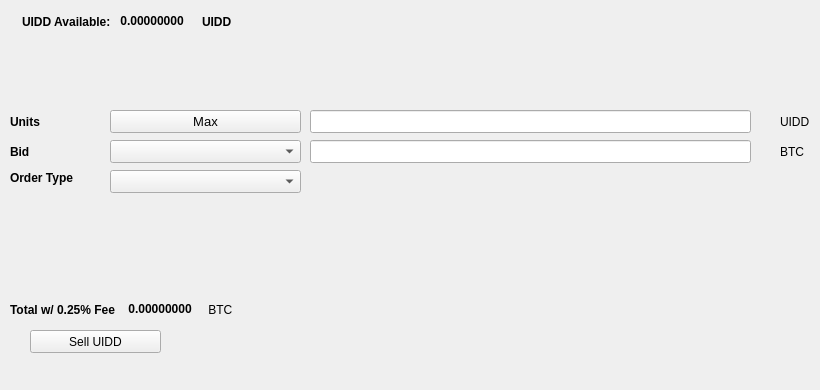
   <widget class="QWidget" name="SellTab">
    <attribute name="title">
     <string>Sell</string>
    </attribute>
    <widget class="QLabel" name="label_16">
     <property name="geometry">
      <rect>
       <x>780</x>
       <y>140</y>
       <width>31</width>
       <height>23</height>
      </rect>
     </property>
     <property name="text">
      <string>BTC</string>
     </property>
    </widget>
    <widget class="QComboBox" name="SellBidcomboBox">
     <property name="geometry">
      <rect>
       <x>110</x>
       <y>140</y>
       <width>191</width>
       <height>23</height>
      </rect>
     </property>
     <property name="font">
      <font>
       <pointsize>10</pointsize>
      </font>
     </property>
    </widget>
    <widget class="QLabel" name="label_18">
     <property name="geometry">
      <rect>
       <x>10</x>
       <y>110</y>
       <width>46</width>
       <height>23</height>
      </rect>
     </property>
     <property name="font">
      <font>
       <weight>75</weight>
       <bold>true</bold>
      </font>
     </property>
     <property name="text">
      <string>Units</string>
     </property>
    </widget>
    <widget class="QPushButton" name="Sell_Max_Amount">
     <property name="geometry">
      <rect>
       <x>110</x>
       <y>110</y>
       <width>191</width>
       <height>23</height>
      </rect>
     </property>
     <property name="font">
      <font>
       <pointsize>10</pointsize>
      </font>
     </property>
     <property name="text">
      <string>Max</string>
     </property>
    </widget>
    <widget class="QLabel" name="label_20">
     <property name="geometry">
      <rect>
       <x>10</x>
       <y>170</y>
       <width>91</width>
       <height>16</height>
      </rect>
     </property>
     <property name="font">
      <font>
       <weight>75</weight>
       <bold>true</bold>
      </font>
     </property>
     <property name="text">
      <string>Order Type</string>
     </property>
    </widget>
    <widget class="QComboBox" name="SellOrdertypeCombo">
     <property name="geometry">
      <rect>
       <x>110</x>
       <y>170</y>
       <width>191</width>
       <height>23</height>
      </rect>
     </property>
     <property name="font">
      <font>
       <pointsize>10</pointsize>
      </font>
     </property>
    </widget>
    <widget class="QLabel" name="label_21">
     <property name="geometry">
      <rect>
       <x>10</x>
       <y>140</y>
       <width>46</width>
       <height>23</height>
      </rect>
     </property>
     <property name="font">
      <font>
       <weight>75</weight>
       <bold>true</bold>
      </font>
     </property>
     <property name="text">
      <string>Bid</string>
     </property>
    </widget>
    <widget class="QLabel" name="label_22">
     <property name="geometry">
      <rect>
       <x>780</x>
       <y>110</y>
       <width>31</width>
       <height>23</height>
      </rect>
     </property>
     <property name="text">
      <string>UIDD</string>
     </property>
    </widget>
    <widget class="QLineEdit" name="UnitsInputUIDD">
     <property name="geometry">
      <rect>
       <x>310</x>
       <y>110</y>
       <width>441</width>
       <height>23</height>
      </rect>
     </property>
     <property name="font">
      <font>
       <pointsize>9</pointsize>
       <weight>75</weight>
       <bold>true</bold>
      </font>
     </property>
    </widget>
    <widget class="QLineEdit" name="SellBidPriceEdit">
     <property name="geometry">
      <rect>
       <x>310</x>
       <y>140</y>
       <width>441</width>
       <height>23</height>
      </rect>
     </property>
     <property name="font">
      <font>
       <pointsize>9</pointsize>
       <weight>75</weight>
       <bold>true</bold>
      </font>
     </property>
    </widget>
    <widget class="QPushButton" name="SellUIDDBTN">
     <property name="geometry">
      <rect>
       <x>30</x>
       <y>330</y>
       <width>131</width>
       <height>23</height>
      </rect>
     </property>
     <property name="text">
      <string>Sell UIDD</string>
     </property>
     <property name="icon">
      <iconset resource="../uidd">
       <normaloff>:/icons/bitcoin</normaloff>:/icons/bitcoin</iconset>
     </property>
    </widget>
    <widget class="QWidget" name="layoutWidget3">
     <property name="geometry">
      <rect>
       <x>22</x>
       <y>12</y>
       <width>258</width>
       <height>19</height>
      </rect>
     </property>
     <layout class="QHBoxLayout" name="horizontalLayout">
      <item>
       <widget class="QLabel" name="label232_2">
        <property name="font">
         <font>
          <weight>75</weight>
          <bold>true</bold>
         </font>
        </property>
        <property name="text">
         <string>UIDD Available:</string>
        </property>
       </widget>
      </item>
      <item>
       <widget class="QLabel" name="UIDDAvailableLabel">
        <property name="palette">
         <palette>
          <active>
           <colorrole role="WindowText">
            <brush brushstyle="SolidPattern">
             <color alpha="255">
              <red>0</red>
              <green>0</green>
              <blue>0</blue>
             </color>
            </brush>
           </colorrole>
           <colorrole role="Button">
            <brush brushstyle="SolidPattern">
             <color alpha="255">
              <red>0</red>
              <green>170</green>
              <blue>0</blue>
             </color>
            </brush>
           </colorrole>
           <colorrole role="Light">
            <brush brushstyle="SolidPattern">
             <color alpha="255">
              <red>0</red>
              <green>255</green>
              <blue>0</blue>
             </color>
            </brush>
           </colorrole>
           <colorrole role="Midlight">
            <brush brushstyle="SolidPattern">
             <color alpha="255">
              <red>0</red>
              <green>212</green>
              <blue>0</blue>
             </color>
            </brush>
           </colorrole>
           <colorrole role="Dark">
            <brush brushstyle="SolidPattern">
             <color alpha="255">
              <red>0</red>
              <green>85</green>
              <blue>0</blue>
             </color>
            </brush>
           </colorrole>
           <colorrole role="Mid">
            <brush brushstyle="SolidPattern">
             <color alpha="255">
              <red>0</red>
              <green>113</green>
              <blue>0</blue>
             </color>
            </brush>
           </colorrole>
           <colorrole role="Text">
            <brush brushstyle="SolidPattern">
             <color alpha="255">
              <red>0</red>
              <green>170</green>
              <blue>0</blue>
             </color>
            </brush>
           </colorrole>
           <colorrole role="BrightText">
            <brush brushstyle="SolidPattern">
             <color alpha="255">
              <red>255</red>
              <green>255</green>
              <blue>255</blue>
             </color>
            </brush>
           </colorrole>
           <colorrole role="ButtonText">
            <brush brushstyle="SolidPattern">
             <color alpha="255">
              <red>0</red>
              <green>0</green>
              <blue>0</blue>
             </color>
            </brush>
           </colorrole>
           <colorrole role="Base">
            <brush brushstyle="SolidPattern">
             <color alpha="255">
              <red>255</red>
              <green>255</green>
              <blue>255</blue>
             </color>
            </brush>
           </colorrole>
           <colorrole role="Window">
            <brush brushstyle="SolidPattern">
             <color alpha="255">
              <red>0</red>
              <green>170</green>
              <blue>0</blue>
             </color>
            </brush>
           </colorrole>
           <colorrole role="Shadow">
            <brush brushstyle="SolidPattern">
             <color alpha="255">
              <red>0</red>
              <green>0</green>
              <blue>0</blue>
             </color>
            </brush>
           </colorrole>
           <colorrole role="AlternateBase">
            <brush brushstyle="SolidPattern">
             <color alpha="255">
              <red>127</red>
              <green>212</green>
              <blue>127</blue>
             </color>
            </brush>
           </colorrole>
           <colorrole role="ToolTipBase">
            <brush brushstyle="SolidPattern">
             <color alpha="255">
              <red>255</red>
              <green>255</green>
              <blue>220</blue>
             </color>
            </brush>
           </colorrole>
           <colorrole role="ToolTipText">
            <brush brushstyle="SolidPattern">
             <color alpha="255">
              <red>0</red>
              <green>0</green>
              <blue>0</blue>
             </color>
            </brush>
           </colorrole>
          </active>
          <inactive>
           <colorrole role="WindowText">
            <brush brushstyle="SolidPattern">
             <color alpha="255">
              <red>0</red>
              <green>0</green>
              <blue>0</blue>
             </color>
            </brush>
           </colorrole>
           <colorrole role="Button">
            <brush brushstyle="SolidPattern">
             <color alpha="255">
              <red>0</red>
              <green>170</green>
              <blue>0</blue>
             </color>
            </brush>
           </colorrole>
           <colorrole role="Light">
            <brush brushstyle="SolidPattern">
             <color alpha="255">
              <red>0</red>
              <green>255</green>
              <blue>0</blue>
             </color>
            </brush>
           </colorrole>
           <colorrole role="Midlight">
            <brush brushstyle="SolidPattern">
             <color alpha="255">
              <red>0</red>
              <green>212</green>
              <blue>0</blue>
             </color>
            </brush>
           </colorrole>
           <colorrole role="Dark">
            <brush brushstyle="SolidPattern">
             <color alpha="255">
              <red>0</red>
              <green>85</green>
              <blue>0</blue>
             </color>
            </brush>
           </colorrole>
           <colorrole role="Mid">
            <brush brushstyle="SolidPattern">
             <color alpha="255">
              <red>0</red>
              <green>113</green>
              <blue>0</blue>
             </color>
            </brush>
           </colorrole>
           <colorrole role="Text">
            <brush brushstyle="SolidPattern">
             <color alpha="255">
              <red>0</red>
              <green>170</green>
              <blue>0</blue>
             </color>
            </brush>
           </colorrole>
           <colorrole role="BrightText">
            <brush brushstyle="SolidPattern">
             <color alpha="255">
              <red>255</red>
              <green>255</green>
              <blue>255</blue>
             </color>
            </brush>
           </colorrole>
           <colorrole role="ButtonText">
            <brush brushstyle="SolidPattern">
             <color alpha="255">
              <red>0</red>
              <green>0</green>
              <blue>0</blue>
             </color>
            </brush>
           </colorrole>
           <colorrole role="Base">
            <brush brushstyle="SolidPattern">
             <color alpha="255">
              <red>255</red>
              <green>255</green>
              <blue>255</blue>
             </color>
            </brush>
           </colorrole>
           <colorrole role="Window">
            <brush brushstyle="SolidPattern">
             <color alpha="255">
              <red>0</red>
              <green>170</green>
              <blue>0</blue>
             </color>
            </brush>
           </colorrole>
           <colorrole role="Shadow">
            <brush brushstyle="SolidPattern">
             <color alpha="255">
              <red>0</red>
              <green>0</green>
              <blue>0</blue>
             </color>
            </brush>
           </colorrole>
           <colorrole role="AlternateBase">
            <brush brushstyle="SolidPattern">
             <color alpha="255">
              <red>127</red>
              <green>212</green>
              <blue>127</blue>
             </color>
            </brush>
           </colorrole>
           <colorrole role="ToolTipBase">
            <brush brushstyle="SolidPattern">
             <color alpha="255">
              <red>255</red>
              <green>255</green>
              <blue>220</blue>
             </color>
            </brush>
           </colorrole>
           <colorrole role="ToolTipText">
            <brush brushstyle="SolidPattern">
             <color alpha="255">
              <red>0</red>
              <green>0</green>
              <blue>0</blue>
             </color>
            </brush>
           </colorrole>
          </inactive>
          <disabled>
           <colorrole role="WindowText">
            <brush brushstyle="SolidPattern">
             <color alpha="255">
              <red>0</red>
              <green>85</green>
              <blue>0</blue>
             </color>
            </brush>
           </colorrole>
           <colorrole role="Button">
            <brush brushstyle="SolidPattern">
             <color alpha="255">
              <red>0</red>
              <green>170</green>
              <blue>0</blue>
             </color>
            </brush>
           </colorrole>
           <colorrole role="Light">
            <brush brushstyle="SolidPattern">
             <color alpha="255">
              <red>0</red>
              <green>255</green>
              <blue>0</blue>
             </color>
            </brush>
           </colorrole>
           <colorrole role="Midlight">
            <brush brushstyle="SolidPattern">
             <color alpha="255">
              <red>0</red>
              <green>212</green>
              <blue>0</blue>
             </color>
            </brush>
           </colorrole>
           <colorrole role="Dark">
            <brush brushstyle="SolidPattern">
             <color alpha="255">
              <red>0</red>
              <green>85</green>
              <blue>0</blue>
             </color>
            </brush>
           </colorrole>
           <colorrole role="Mid">
            <brush brushstyle="SolidPattern">
             <color alpha="255">
              <red>0</red>
              <green>113</green>
              <blue>0</blue>
             </color>
            </brush>
           </colorrole>
           <colorrole role="Text">
            <brush brushstyle="SolidPattern">
             <color alpha="255">
              <red>0</red>
              <green>85</green>
              <blue>0</blue>
             </color>
            </brush>
           </colorrole>
           <colorrole role="BrightText">
            <brush brushstyle="SolidPattern">
             <color alpha="255">
              <red>255</red>
              <green>255</green>
              <blue>255</blue>
             </color>
            </brush>
           </colorrole>
           <colorrole role="ButtonText">
            <brush brushstyle="SolidPattern">
             <color alpha="255">
              <red>0</red>
              <green>85</green>
              <blue>0</blue>
             </color>
            </brush>
           </colorrole>
           <colorrole role="Base">
            <brush brushstyle="SolidPattern">
             <color alpha="255">
              <red>0</red>
              <green>170</green>
              <blue>0</blue>
             </color>
            </brush>
           </colorrole>
           <colorrole role="Window">
            <brush brushstyle="SolidPattern">
             <color alpha="255">
              <red>0</red>
              <green>170</green>
              <blue>0</blue>
             </color>
            </brush>
           </colorrole>
           <colorrole role="Shadow">
            <brush brushstyle="SolidPattern">
             <color alpha="255">
              <red>0</red>
              <green>0</green>
              <blue>0</blue>
             </color>
            </brush>
           </colorrole>
           <colorrole role="AlternateBase">
            <brush brushstyle="SolidPattern">
             <color alpha="255">
              <red>0</red>
              <green>170</green>
              <blue>0</blue>
             </color>
            </brush>
           </colorrole>
           <colorrole role="ToolTipBase">
            <brush brushstyle="SolidPattern">
             <color alpha="255">
              <red>255</red>
              <green>255</green>
              <blue>220</blue>
             </color>
            </brush>
           </colorrole>
           <colorrole role="ToolTipText">
            <brush brushstyle="SolidPattern">
             <color alpha="255">
              <red>0</red>
              <green>0</green>
              <blue>0</blue>
             </color>
            </brush>
           </colorrole>
          </disabled>
         </palette>
        </property>
        <property name="font">
         <font>
          <weight>75</weight>
          <bold>true</bold>
         </font>
        </property>
        <property name="text">
         <string> 0.00000000 </string>
        </property>
        <property name="textInteractionFlags">
         <set>Qt::LinksAccessibleByMouse|Qt::TextSelectableByKeyboard|Qt::TextSelectableByMouse</set>
        </property>
       </widget>
      </item>
      <item>
       <widget class="QLabel" name="labelUIDD">
        <property name="font">
         <font>
          <weight>75</weight>
          <bold>true</bold>
         </font>
        </property>
        <property name="text">
         <string>UIDD</string>
        </property>
       </widget>
      </item>
     </layout>
    </widget>
    <widget class="QWidget" name="layoutWidget">
     <property name="geometry">
      <rect>
       <x>10</x>
       <y>300</y>
       <width>268</width>
       <height>19</height>
      </rect>
     </property>
     <layout class="QHBoxLayout" name="horizontalLayout_2">
      <item>
       <widget class="QLabel" name="label_19">
        <property name="font">
         <font>
          <weight>75</weight>
          <bold>true</bold>
         </font>
        </property>
        <property name="text">
         <string>Total w/ 0.25% Fee </string>
        </property>
       </widget>
      </item>
      <item>
       <widget class="QLabel" name="SellCostLabel">
        <property name="palette">
         <palette>
          <active>
           <colorrole role="WindowText">
            <brush brushstyle="SolidPattern">
             <color alpha="255">
              <red>0</red>
              <green>0</green>
              <blue>0</blue>
             </color>
            </brush>
           </colorrole>
           <colorrole role="Button">
            <brush brushstyle="SolidPattern">
             <color alpha="255">
              <red>0</red>
              <green>170</green>
              <blue>0</blue>
             </color>
            </brush>
           </colorrole>
           <colorrole role="Light">
            <brush brushstyle="SolidPattern">
             <color alpha="255">
              <red>0</red>
              <green>255</green>
              <blue>0</blue>
             </color>
            </brush>
           </colorrole>
           <colorrole role="Midlight">
            <brush brushstyle="SolidPattern">
             <color alpha="255">
              <red>0</red>
              <green>212</green>
              <blue>0</blue>
             </color>
            </brush>
           </colorrole>
           <colorrole role="Dark">
            <brush brushstyle="SolidPattern">
             <color alpha="255">
              <red>0</red>
              <green>85</green>
              <blue>0</blue>
             </color>
            </brush>
           </colorrole>
           <colorrole role="Mid">
            <brush brushstyle="SolidPattern">
             <color alpha="255">
              <red>0</red>
              <green>113</green>
              <blue>0</blue>
             </color>
            </brush>
           </colorrole>
           <colorrole role="Text">
            <brush brushstyle="SolidPattern">
             <color alpha="255">
              <red>0</red>
              <green>170</green>
              <blue>0</blue>
             </color>
            </brush>
           </colorrole>
           <colorrole role="BrightText">
            <brush brushstyle="SolidPattern">
             <color alpha="255">
              <red>255</red>
              <green>255</green>
              <blue>255</blue>
             </color>
            </brush>
           </colorrole>
           <colorrole role="ButtonText">
            <brush brushstyle="SolidPattern">
             <color alpha="255">
              <red>0</red>
              <green>0</green>
              <blue>0</blue>
             </color>
            </brush>
           </colorrole>
           <colorrole role="Base">
            <brush brushstyle="SolidPattern">
             <color alpha="255">
              <red>255</red>
              <green>255</green>
              <blue>255</blue>
             </color>
            </brush>
           </colorrole>
           <colorrole role="Window">
            <brush brushstyle="SolidPattern">
             <color alpha="255">
              <red>0</red>
              <green>170</green>
              <blue>0</blue>
             </color>
            </brush>
           </colorrole>
           <colorrole role="Shadow">
            <brush brushstyle="SolidPattern">
             <color alpha="255">
              <red>0</red>
              <green>0</green>
              <blue>0</blue>
             </color>
            </brush>
           </colorrole>
           <colorrole role="AlternateBase">
            <brush brushstyle="SolidPattern">
             <color alpha="255">
              <red>127</red>
              <green>212</green>
              <blue>127</blue>
             </color>
            </brush>
           </colorrole>
           <colorrole role="ToolTipBase">
            <brush brushstyle="SolidPattern">
             <color alpha="255">
              <red>255</red>
              <green>255</green>
              <blue>220</blue>
             </color>
            </brush>
           </colorrole>
           <colorrole role="ToolTipText">
            <brush brushstyle="SolidPattern">
             <color alpha="255">
              <red>0</red>
              <green>0</green>
              <blue>0</blue>
             </color>
            </brush>
           </colorrole>
          </active>
          <inactive>
           <colorrole role="WindowText">
            <brush brushstyle="SolidPattern">
             <color alpha="255">
              <red>0</red>
              <green>0</green>
              <blue>0</blue>
             </color>
            </brush>
           </colorrole>
           <colorrole role="Button">
            <brush brushstyle="SolidPattern">
             <color alpha="255">
              <red>0</red>
              <green>170</green>
              <blue>0</blue>
             </color>
            </brush>
           </colorrole>
           <colorrole role="Light">
            <brush brushstyle="SolidPattern">
             <color alpha="255">
              <red>0</red>
              <green>255</green>
              <blue>0</blue>
             </color>
            </brush>
           </colorrole>
           <colorrole role="Midlight">
            <brush brushstyle="SolidPattern">
             <color alpha="255">
              <red>0</red>
              <green>212</green>
              <blue>0</blue>
             </color>
            </brush>
           </colorrole>
           <colorrole role="Dark">
            <brush brushstyle="SolidPattern">
             <color alpha="255">
              <red>0</red>
              <green>85</green>
              <blue>0</blue>
             </color>
            </brush>
           </colorrole>
           <colorrole role="Mid">
            <brush brushstyle="SolidPattern">
             <color alpha="255">
              <red>0</red>
              <green>113</green>
              <blue>0</blue>
             </color>
            </brush>
           </colorrole>
           <colorrole role="Text">
            <brush brushstyle="SolidPattern">
             <color alpha="255">
              <red>0</red>
              <green>170</green>
              <blue>0</blue>
             </color>
            </brush>
           </colorrole>
           <colorrole role="BrightText">
            <brush brushstyle="SolidPattern">
             <color alpha="255">
              <red>255</red>
              <green>255</green>
              <blue>255</blue>
             </color>
            </brush>
           </colorrole>
           <colorrole role="ButtonText">
            <brush brushstyle="SolidPattern">
             <color alpha="255">
              <red>0</red>
              <green>0</green>
              <blue>0</blue>
             </color>
            </brush>
           </colorrole>
           <colorrole role="Base">
            <brush brushstyle="SolidPattern">
             <color alpha="255">
              <red>255</red>
              <green>255</green>
              <blue>255</blue>
             </color>
            </brush>
           </colorrole>
           <colorrole role="Window">
            <brush brushstyle="SolidPattern">
             <color alpha="255">
              <red>0</red>
              <green>170</green>
              <blue>0</blue>
             </color>
            </brush>
           </colorrole>
           <colorrole role="Shadow">
            <brush brushstyle="SolidPattern">
             <color alpha="255">
              <red>0</red>
              <green>0</green>
              <blue>0</blue>
             </color>
            </brush>
           </colorrole>
           <colorrole role="AlternateBase">
            <brush brushstyle="SolidPattern">
             <color alpha="255">
              <red>127</red>
              <green>212</green>
              <blue>127</blue>
             </color>
            </brush>
           </colorrole>
           <colorrole role="ToolTipBase">
            <brush brushstyle="SolidPattern">
             <color alpha="255">
              <red>255</red>
              <green>255</green>
              <blue>220</blue>
             </color>
            </brush>
           </colorrole>
           <colorrole role="ToolTipText">
            <brush brushstyle="SolidPattern">
             <color alpha="255">
              <red>0</red>
              <green>0</green>
              <blue>0</blue>
             </color>
            </brush>
           </colorrole>
          </inactive>
          <disabled>
           <colorrole role="WindowText">
            <brush brushstyle="SolidPattern">
             <color alpha="255">
              <red>0</red>
              <green>85</green>
              <blue>0</blue>
             </color>
            </brush>
           </colorrole>
           <colorrole role="Button">
            <brush brushstyle="SolidPattern">
             <color alpha="255">
              <red>0</red>
              <green>170</green>
              <blue>0</blue>
             </color>
            </brush>
           </colorrole>
           <colorrole role="Light">
            <brush brushstyle="SolidPattern">
             <color alpha="255">
              <red>0</red>
              <green>255</green>
              <blue>0</blue>
             </color>
            </brush>
           </colorrole>
           <colorrole role="Midlight">
            <brush brushstyle="SolidPattern">
             <color alpha="255">
              <red>0</red>
              <green>212</green>
              <blue>0</blue>
             </color>
            </brush>
           </colorrole>
           <colorrole role="Dark">
            <brush brushstyle="SolidPattern">
             <color alpha="255">
              <red>0</red>
              <green>85</green>
              <blue>0</blue>
             </color>
            </brush>
           </colorrole>
           <colorrole role="Mid">
            <brush brushstyle="SolidPattern">
             <color alpha="255">
              <red>0</red>
              <green>113</green>
              <blue>0</blue>
             </color>
            </brush>
           </colorrole>
           <colorrole role="Text">
            <brush brushstyle="SolidPattern">
             <color alpha="255">
              <red>0</red>
              <green>85</green>
              <blue>0</blue>
             </color>
            </brush>
           </colorrole>
           <colorrole role="BrightText">
            <brush brushstyle="SolidPattern">
             <color alpha="255">
              <red>255</red>
              <green>255</green>
              <blue>255</blue>
             </color>
            </brush>
           </colorrole>
           <colorrole role="ButtonText">
            <brush brushstyle="SolidPattern">
             <color alpha="255">
              <red>0</red>
              <green>85</green>
              <blue>0</blue>
             </color>
            </brush>
           </colorrole>
           <colorrole role="Base">
            <brush brushstyle="SolidPattern">
             <color alpha="255">
              <red>0</red>
              <green>170</green>
              <blue>0</blue>
             </color>
            </brush>
           </colorrole>
           <colorrole role="Window">
            <brush brushstyle="SolidPattern">
             <color alpha="255">
              <red>0</red>
              <green>170</green>
              <blue>0</blue>
             </color>
            </brush>
           </colorrole>
           <colorrole role="Shadow">
            <brush brushstyle="SolidPattern">
             <color alpha="255">
              <red>0</red>
              <green>0</green>
              <blue>0</blue>
             </color>
            </brush>
           </colorrole>
           <colorrole role="AlternateBase">
            <brush brushstyle="SolidPattern">
             <color alpha="255">
              <red>0</red>
              <green>170</green>
              <blue>0</blue>
             </color>
            </brush>
           </colorrole>
           <colorrole role="ToolTipBase">
            <brush brushstyle="SolidPattern">
             <color alpha="255">
              <red>255</red>
              <green>255</green>
              <blue>220</blue>
             </color>
            </brush>
           </colorrole>
           <colorrole role="ToolTipText">
            <brush brushstyle="SolidPattern">
             <color alpha="255">
              <red>0</red>
              <green>0</green>
              <blue>0</blue>
             </color>
            </brush>
           </colorrole>
          </disabled>
         </palette>
        </property>
        <property name="font">
         <font>
          <weight>75</weight>
          <bold>true</bold>
         </font>
        </property>
        <property name="autoFillBackground">
         <bool>false</bool>
        </property>
        <property name="text">
         <string> 0.00000000</string>
        </property>
        <property name="textInteractionFlags">
         <set>Qt::LinksAccessibleByMouse|Qt::TextSelectableByMouse</set>
        </property>
       </widget>
      </item>
      <item>
       <widget class="QLabel" name="label_17">
        <property name="font">
         <font>
          <weight>50</weight>
          <bold>false</bold>
         </font>
        </property>
        <property name="text">
         <string> BTC</string>
        </property>
       </widget>
      </item>
     </layout>
    </widget>
    <widget class="QLabel" name="label_23">
     <property name="geometry">
      <rect>
       <x>460</x>
       <y>300</y>
       <width>281</width>
       <height>81</height>
      </rect>
     </property>
     <property name="text">
      <string/>
     </property>
     <property name="pixmap">
      <pixmap>:/images/bittrex</pixmap>
     </property>
    </widget>
   </widget>
